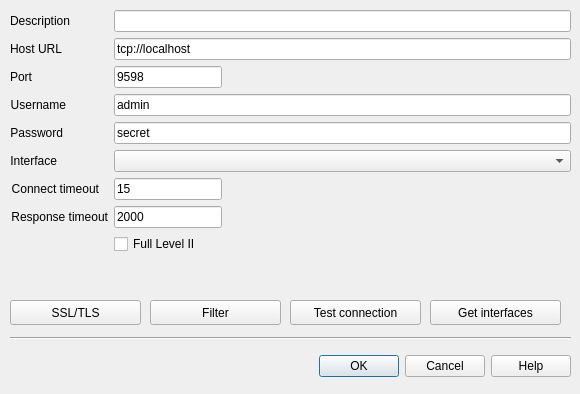
<?xml version="1.0" encoding="UTF-8"?>
<ui version="4.0">
 <class>CDlgConnSettingsTcpip</class>
 <widget class="QDialog" name="CDlgConnSettingsTcpip">
  <property name="geometry">
   <rect>
    <x>0</x>
    <y>0</y>
    <width>580</width>
    <height>394</height>
   </rect>
  </property>
  <property name="baseSize">
   <size>
    <width>0</width>
    <height>0</height>
   </size>
  </property>
  <property name="windowTitle">
   <string>Tcp/ip Connection</string>
  </property>
  <widget class="QDialogButtonBox" name="buttonBox">
   <property name="geometry">
    <rect>
     <x>10</x>
     <y>350</y>
     <width>561</width>
     <height>32</height>
    </rect>
   </property>
   <property name="orientation">
    <enum>Qt::Horizontal</enum>
   </property>
   <property name="standardButtons">
    <set>QDialogButtonBox::Cancel|QDialogButtonBox::Help|QDialogButtonBox::Ok</set>
   </property>
   <property name="centerButtons">
    <bool>false</bool>
   </property>
  </widget>
  <widget class="QWidget" name="formLayoutWidget">
   <property name="geometry">
    <rect>
     <x>10</x>
     <y>10</y>
     <width>561</width>
     <height>273</height>
    </rect>
   </property>
   <layout class="QFormLayout" name="formLayout">
    <item row="0" column="0">
     <widget class="QLabel" name="label">
      <property name="text">
       <string>Description</string>
      </property>
      <property name="alignment">
       <set>Qt::AlignRight|Qt::AlignTrailing|Qt::AlignVCenter</set>
      </property>
      <property name="buddy">
       <cstring>editName</cstring>
      </property>
     </widget>
    </item>
    <item row="0" column="1">
     <widget class="QLineEdit" name="editName">
      <property name="toolTip">
       <string>Description for  connection used in connection table</string>
      </property>
      <property name="text">
       <string/>
      </property>
     </widget>
    </item>
    <item row="1" column="0">
     <widget class="QLabel" name="label_2">
      <property name="text">
       <string>Host URL</string>
      </property>
      <property name="alignment">
       <set>Qt::AlignRight|Qt::AlignTrailing|Qt::AlignVCenter</set>
      </property>
      <property name="buddy">
       <cstring>editHost</cstring>
      </property>
     </widget>
    </item>
    <item row="1" column="1">
     <widget class="QLineEdit" name="editHost">
      <property name="toolTip">
       <string>Address to remote host. Prefix with stcp:// for SSL/TLS</string>
      </property>
      <property name="text">
       <string>tcp://localhost</string>
      </property>
     </widget>
    </item>
    <item row="2" column="0">
     <widget class="QLabel" name="portLabel">
      <property name="text">
       <string>Port</string>
      </property>
      <property name="buddy">
       <cstring>editPort</cstring>
      </property>
     </widget>
    </item>
    <item row="2" column="1">
     <widget class="QLineEdit" name="editPort">
      <property name="sizePolicy">
       <sizepolicy hsizetype="Fixed" vsizetype="Fixed">
        <horstretch>0</horstretch>
        <verstretch>0</verstretch>
       </sizepolicy>
      </property>
      <property name="toolTip">
       <string>Port on remote host to connect to</string>
      </property>
      <property name="text">
       <string>9598</string>
      </property>
     </widget>
    </item>
    <item row="3" column="1">
     <widget class="QLineEdit" name="editUser">
      <property name="toolTip">
       <string>Username to connect to remote host</string>
      </property>
      <property name="text">
       <string>admin</string>
      </property>
     </widget>
    </item>
    <item row="8" column="1">
     <widget class="QCheckBox" name="chkFullLevel2">
      <property name="toolTip">
       <string>Enable full level II communication (no Level I over Level II)</string>
      </property>
      <property name="text">
       <string>Full Level II</string>
      </property>
     </widget>
    </item>
    <item row="3" column="0">
     <widget class="QLabel" name="label_3">
      <property name="text">
       <string>Username</string>
      </property>
      <property name="alignment">
       <set>Qt::AlignRight|Qt::AlignTrailing|Qt::AlignVCenter</set>
      </property>
      <property name="buddy">
       <cstring>editUser</cstring>
      </property>
     </widget>
    </item>
    <item row="4" column="1">
     <widget class="QLineEdit" name="editPassword">
      <property name="toolTip">
       <string>Password to connect to remote host</string>
      </property>
      <property name="text">
       <string>secret</string>
      </property>
     </widget>
    </item>
    <item row="4" column="0">
     <widget class="QLabel" name="label_4">
      <property name="text">
       <string>Password</string>
      </property>
      <property name="alignment">
       <set>Qt::AlignRight|Qt::AlignTrailing|Qt::AlignVCenter</set>
      </property>
      <property name="buddy">
       <cstring>editPassword</cstring>
      </property>
     </widget>
    </item>
    <item row="5" column="1">
     <widget class="QComboBox" name="comboInterface">
      <property name="toolTip">
       <string>Interface to use on remote host</string>
      </property>
     </widget>
    </item>
    <item row="5" column="0">
     <widget class="QLabel" name="label_5">
      <property name="text">
       <string>Interface</string>
      </property>
      <property name="alignment">
       <set>Qt::AlignRight|Qt::AlignTrailing|Qt::AlignVCenter</set>
      </property>
      <property name="buddy">
       <cstring>comboInterface</cstring>
      </property>
     </widget>
    </item>
    <item row="6" column="1">
     <widget class="QLineEdit" name="editConnectTimeout">
      <property name="sizePolicy">
       <sizepolicy hsizetype="Fixed" vsizetype="Fixed">
        <horstretch>0</horstretch>
        <verstretch>0</verstretch>
       </sizepolicy>
      </property>
      <property name="toolTip">
       <string>Connection timeout in seconds</string>
      </property>
      <property name="text">
       <string>15</string>
      </property>
     </widget>
    </item>
    <item row="6" column="0">
     <widget class="QLabel" name="label_6">
      <property name="text">
       <string>Connect timeout</string>
      </property>
      <property name="alignment">
       <set>Qt::AlignRight|Qt::AlignTrailing|Qt::AlignVCenter</set>
      </property>
      <property name="buddy">
       <cstring>editConnectTimeout</cstring>
      </property>
     </widget>
    </item>
    <item row="7" column="1">
     <widget class="QLineEdit" name="editResponseTimeout">
      <property name="sizePolicy">
       <sizepolicy hsizetype="Fixed" vsizetype="Fixed">
        <horstretch>0</horstretch>
        <verstretch>0</verstretch>
       </sizepolicy>
      </property>
      <property name="toolTip">
       <string>Response timeout in milliseconds</string>
      </property>
      <property name="text">
       <string>2000</string>
      </property>
     </widget>
    </item>
    <item row="7" column="0">
     <widget class="QLabel" name="label_7">
      <property name="text">
       <string>Response timeout</string>
      </property>
      <property name="alignment">
       <set>Qt::AlignRight|Qt::AlignTrailing|Qt::AlignVCenter</set>
      </property>
      <property name="buddy">
       <cstring>editResponseTimeout</cstring>
      </property>
     </widget>
    </item>
   </layout>
  </widget>
  <widget class="QPushButton" name="btnSetFilter">
   <property name="geometry">
    <rect>
     <x>150</x>
     <y>300</y>
     <width>131</width>
     <height>25</height>
    </rect>
   </property>
   <property name="minimumSize">
    <size>
     <width>0</width>
     <height>0</height>
    </size>
   </property>
   <property name="baseSize">
    <size>
     <width>0</width>
     <height>0</height>
    </size>
   </property>
   <property name="toolTip">
    <string>Define incoming filter</string>
   </property>
   <property name="text">
    <string>Filter</string>
   </property>
  </widget>
  <widget class="QPushButton" name="btnTestConnection">
   <property name="geometry">
    <rect>
     <x>290</x>
     <y>300</y>
     <width>131</width>
     <height>25</height>
    </rect>
   </property>
   <property name="toolTip">
    <string>Test connection to remote host</string>
   </property>
   <property name="text">
    <string>Test connection</string>
   </property>
  </widget>
  <widget class="QPushButton" name="btnGetInterfaces">
   <property name="geometry">
    <rect>
     <x>430</x>
     <y>300</y>
     <width>131</width>
     <height>25</height>
    </rect>
   </property>
   <property name="toolTip">
    <string>Get available interfaces from remote host</string>
   </property>
   <property name="text">
    <string>Get interfaces</string>
   </property>
  </widget>
  <widget class="QPushButton" name="btnTLS">
   <property name="geometry">
    <rect>
     <x>10</x>
     <y>300</y>
     <width>131</width>
     <height>25</height>
    </rect>
   </property>
   <property name="minimumSize">
    <size>
     <width>0</width>
     <height>0</height>
    </size>
   </property>
   <property name="baseSize">
    <size>
     <width>0</width>
     <height>0</height>
    </size>
   </property>
   <property name="toolTip">
    <string>SSL/TLS settings for remote host</string>
   </property>
   <property name="text">
    <string>SSL/TLS</string>
   </property>
  </widget>
  <widget class="Line" name="line">
   <property name="geometry">
    <rect>
     <x>10</x>
     <y>330</y>
     <width>561</width>
     <height>16</height>
    </rect>
   </property>
   <property name="orientation">
    <enum>Qt::Horizontal</enum>
   </property>
  </widget>
 </widget>
 <tabstops>
  <tabstop>editName</tabstop>
  <tabstop>editHost</tabstop>
  <tabstop>editPort</tabstop>
  <tabstop>editUser</tabstop>
  <tabstop>editPassword</tabstop>
  <tabstop>comboInterface</tabstop>
  <tabstop>editConnectTimeout</tabstop>
  <tabstop>editResponseTimeout</tabstop>
  <tabstop>chkFullLevel2</tabstop>
  <tabstop>btnSetFilter</tabstop>
  <tabstop>btnTestConnection</tabstop>
  <tabstop>btnTLS</tabstop>
  <tabstop>btnGetInterfaces</tabstop>
 </tabstops>
 <resources/>
 <connections>
  <connection>
   <sender>buttonBox</sender>
   <signal>accepted()</signal>
   <receiver>CDlgConnSettingsTcpip</receiver>
   <slot>accept()</slot>
   <hints>
    <hint type="sourcelabel">
     <x>248</x>
     <y>350</y>
    </hint>
    <hint type="destinationlabel">
     <x>157</x>
     <y>274</y>
    </hint>
   </hints>
  </connection>
  <connection>
   <sender>buttonBox</sender>
   <signal>rejected()</signal>
   <receiver>CDlgConnSettingsTcpip</receiver>
   <slot>reject()</slot>
   <hints>
    <hint type="sourcelabel">
     <x>316</x>
     <y>350</y>
    </hint>
    <hint type="destinationlabel">
     <x>286</x>
     <y>274</y>
    </hint>
   </hints>
  </connection>
 </connections>
</ui>
